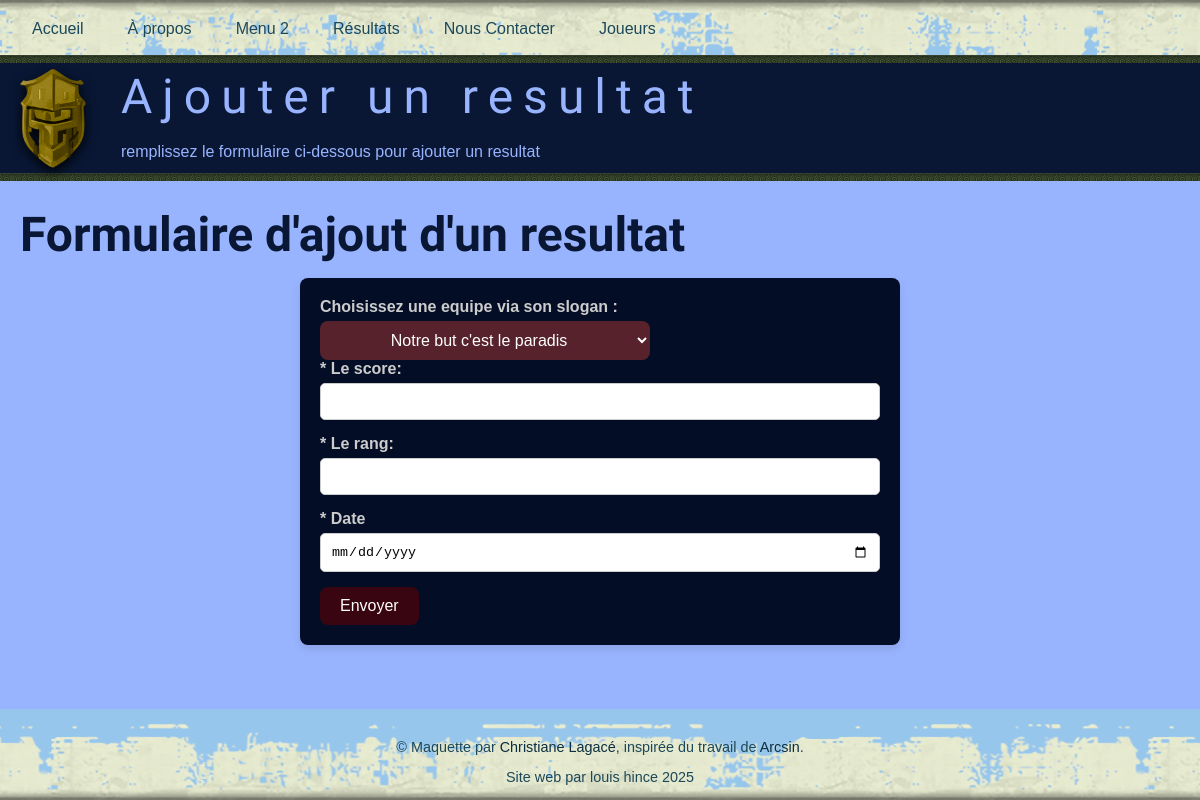
The page /formulaire-resultat.php on the database its author committed.
### tables this page shows
CREATE TABLE `pages` (
  `id` int NOT NULL,
  `url` varchar(255) NOT NULL,
  `titre` varchar(60) NOT NULL,
  `description` varchar(150) NOT NULL,
  `h1` varchar(100) NOT NULL,
  `accroche` varchar(255) NOT NULL,
  `public` tinyint(1) NOT NULL,
  `texte` longtext NOT NULL,
  `modification` datetime NOT NULL
);

### include/Configuration.inc (called while the page is built, shortened)
<?php
try {
    $mysqli = new mysqli("127.0.0.1", "root", "mysql", "lanparty_hincelouis");
} catch (Exception $e) {
    die('&Eacute;chec lors de la connexion &agrave; la base de donn&eacute;es.');
}
$mysqli->set_charset("utf8mb4");
$nomPage = basename($_SERVER['SCRIPT_NAME']);
$requete = "SELECT titre, description, h1, texte, url, accroche FROM pages WHERE url = '$nomPage'";
$resultat = $mysqli->query($requete);
$enreg = $resultat->fetch_row();
$titre = $enreg[0];
$description = $enreg[1];
$h1 = $enreg[2];
?>

### formulaire-resultat.php (the view, shortened to what this page needs)
<?php
require ('include/Configuration.inc');
require ('entete.inc');
$requete1 = "SELECT *  FROM equipes";
$resultat1 = $mysqli->query($requete1);
?>
    <form onsubmit="validerFormulaireResultat(event)" id="mon-formulaire" method="post" action="ajouter-resultat.php">
        <label for="equipe">Choisissez une equipe via son slogan :</label>
        <select id="equipe" name="equipe">
            <?php
            while ($enreg1 = $resultat1->fetch_assoc())
            {
                echo "<option name='equipe' value={$enreg1['id']}>{$enreg1['slogan']}</option>";
            }
            ?>
        </select>
        <label for="score">* Le score:</label>
        <input type="number" id="score" name="score">
        <label for="rang">* Le rang:</label>
        <input type="number" id="rang" name="rang">
        <label for="date">* Date</label>
        <input type="date" id="date" name="date" maxlength="100" value="">
        <button type="submit">Envoyer</button>
    </form>
<?php
require ('pied_page.inc');
?>

### entete.inc (shortened to what this page needs)
<?php
echo "<!DOCTYPE html>";
echo "<html lang='fr-CA'>";
echo "<head>";
echo "    <link rel='stylesheet' href='css/style.css'>";
echo "    <link rel='stylesheet' href='css/mes-styles.css'>";
echo "</head>";
echo "<body>";
echo "<nav>";
echo "<div class='container'>";
echo '<a href="index.php" class="' . (basename($_SERVER['PHP_SELF']) == 'index.php' ? 'active' : '') . '">Accueil</a>';
echo '<a href="a-propos.php" class="' . (basename($_SERVER['PHP_SELF']) == 'a-propos.php' ? 'active' : '') . '">À propos</a>';
echo '<a href="a-venir.php" class="' . (basename($_SERVER['PHP_SELF']) == 'a-venir.php' ? 'active' : '') . '">Menu 2</a>';
echo '<a href="resultats.php" class="' . (basename($_SERVER['PHP_SELF']) == 'resultats.php' ? 'active' : '') . '">Résultats</a>';
echo '<a href="formulaire-contact.php" class="' . (basename($_SERVER['PHP_SELF']) == 'formulaire-contact.php' ? 'active' : '') . '">Nous Contacter</a>';
echo '<a href="joueurs.php" class="' . (basename($_SERVER['PHP_SELF']) == 'joueurs.php' ? 'active' : '') . '">Joueurs</a>';
echo "    </div>";
echo "</nav>";
echo "<div class='separation'></div>";
echo "<header>";
echo "    <div class='logo-text container'>";
echo "        <div class='logo'><img src='medias/commun/logoLanParty.png'></div>";
echo "        <div>";
echo "            <div class='title'>$titre</div>";
echo "                <br>";
echo "             <meta name='description'>$description</meta>";
echo "        </div>";
echo "    </div>";
echo "</header>";
echo "<div class='separation'></div>";
echo "<div id='main'>";
echo "    <div class='container'>";
echo "        <h1>$h1</h1>";
?>

### css/style.css (style rules this page uses)
:root { --couleur-principale-fonce: #091735; --couleur-principale-pale: #1c4859; --couleur-principale-tres-pale: #0b2e40; --couleur-secondaire-fonce: #97c6ec; --couleur-secondaire-pale: #99b4ff; --couleur-punch-fonce: #695483; --couleur-punch-pale: #B874A8; }
* { box-sizing: border-box; }
body { display: flex; min-height: 100vh; flex-direction: column; margin: 0; font-family: "Lucida Sans Unicode", sans-serif; }
a { color: var(--couleur-punch-pale); text-decoration: none; }
.container { max-width: 1200px; margin: 0 auto; padding: 0 20px; }
#main { flex: 1; background-color: var(--couleur-secondaire-pale); padding: 10px 0 20px 0; }
header { background-color: var(--couleur-principale-fonce); color: var(--couleur-secondaire-pale); padding: 5px 0; }
header .title { font-family: "Hurricane", serif; font-size: 3em; letter-spacing: 10px; }
header .logo img { filter: drop-shadow(0px 4px 6px rgba(0, 0, 0, 1.2)); }
nav { height: 55px; padding-top: 20px; background: url('../medias/commun/bg-nav.png') repeat-x; }
nav a { color: var(--couleur-principale-pale); text-decoration: none; padding: 7px 12px; border-radius: 8px; margin-right: 20px; }
.logo-text { display:flex; gap: 35px; }
h1 { font-family: "Hurricane", serif; font-size: 3em; color: var(--couleur-principale-fonce); margin: 15px 0; }
nav, footer { background-color: var(--couleur-secondaire-fonce); }
.separation { height: 8px; background: url('../medias/commun/pattern.png') repeat-x; }

### css/mes-styles.css (style rules this page uses)
label { color: #cccccc; }
option { background-color: #5e071c; color: white; padding: 10px 20px; border: none; border-radius: 8px; font-size: 16px; cursor: pointer; transition: background-color 0.3s ease; display: inline-block; text-align: center; }
select { background-color: #57222c; color: white; padding: 10px 20px; border: none; border-radius: 8px; font-size: 16px; cursor: pointer; transition: background-color 0.3s ease; display: inline-block; text-align: center; }
form { max-width: 600px; margin: auto; background-color: #030d25; padding: 20px; border-radius: 8px; box-shadow: 0 4px 8px rgba(0,0,0,0.1); }
label { margin-bottom: 5px; display: block; font-weight: bold; }
input, textarea { width: 100%; padding: 10px; margin-bottom: 15px; border-radius: 5px; border: 1px solid #ccc; }
button { background-color: #390511; color: white; padding: 10px 20px; border: none; border-radius: 8px; font-size: 16px; cursor: pointer; transition: background-color 0.3s ease; display: inline-block; text-align: center; }

### rows shown on the page
pages: titre "Ajouter un resultat", description "remplissez le formulaire ci-dessous pour ajouter un resultat", h1 "Formulaire d'ajout d'un resultat"

### other values the page prints
form field equipe "Notre but c'est le paradis"
